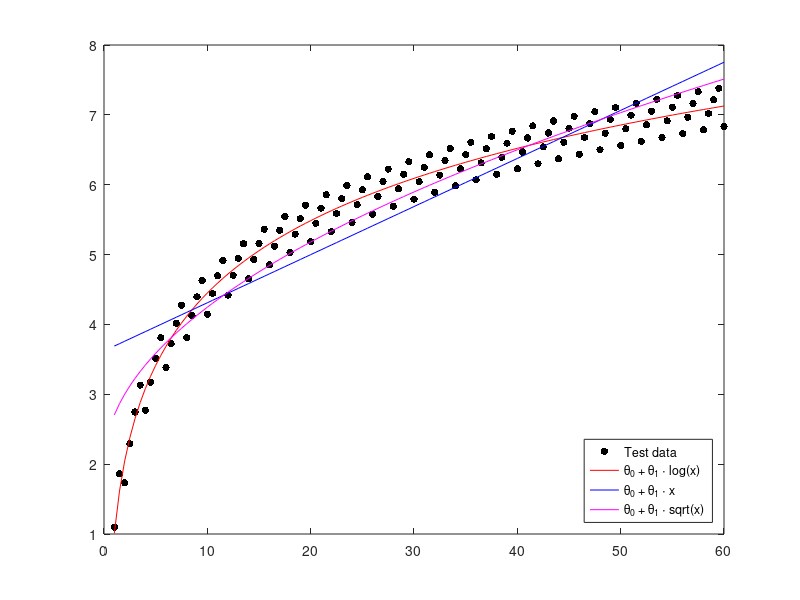

Reproduce this figure in MATLAB.
close all force;
clear;
clc;

disp("--- You are running 'f02_simple_regression_with_normal_equation' file now ---")

% ------------------------ Functions ------------------------

function J = cost(X, y, theta)
    J = (1 / (2*rows(X))) * (norm(X*theta - y) ^ 2 );
endfunction

function [theta] = normalEquation(X, y)
    theta = pinv(X'*X)*X'*y;
endfunction

% -----------------------------------------------------------


x = [1:0.5:60]';
y = (1.5 * log(x) + log (rem(x, 2) + 2));              % some nice function :)
plot(x, y, '.k', 'marker', '.', 'markersize', 16);
m = length(x);                                         % count of training examples

                                 % Suppose we want to try approximating our function with three hypotheses:
X1 = [ones(m, 1), log(x)];       % 1) h_theta(x) = theta0 + theta1 * log(x)
X2 = [ones(m, 1), x];            % 2) h_theta(x) = theta0 + theta1 * x
X3 = [ones(m, 1), sqrt(x)];      % 3) h_theta(x) = theta0 + theta1 * sqrt(x)
                                 % Normal equation doesn't care about values being normalized or not, so no normalization this time
                                 % We also don't need any initial guess, because there's no iteration involved

theta1 = normalEquation(X1, y);
theta2 = normalEquation(X2, y);
theta3 = normalEquation(X3, y);

hold on;                         % don't erase existing plot

plot(x, X1*theta1, '-r');
plot(x, X2*theta2, '-b');
plot(x, X3*theta3, '-m');
legend('Test data','\theta_0 + \theta_1 \cdot log(x)','\theta_0 + \theta_1 \cdot x','\theta_0 + \theta_1 \cdot sqrt(x)', 'location', 'southeast');

fprintf('Cost for theta0 + theta1 * log(x) = %f\n', [cost(X1, y, theta1)]);
fprintf('Cost for theta0 + theta1 * x = %f\n', [cost(X2, y, theta2)]);
fprintf('Cost for theta0 + theta1 * sqrt(x) = %f\n', [cost(X3, y, theta3)]);